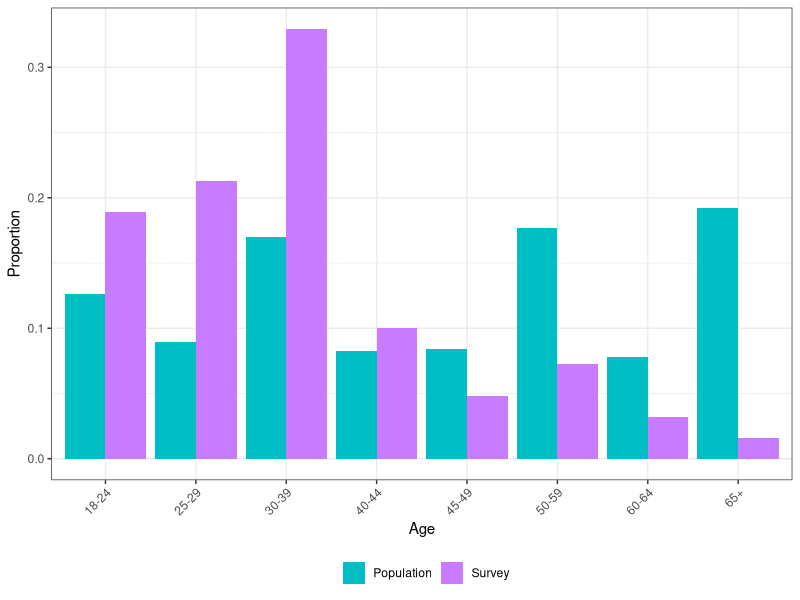
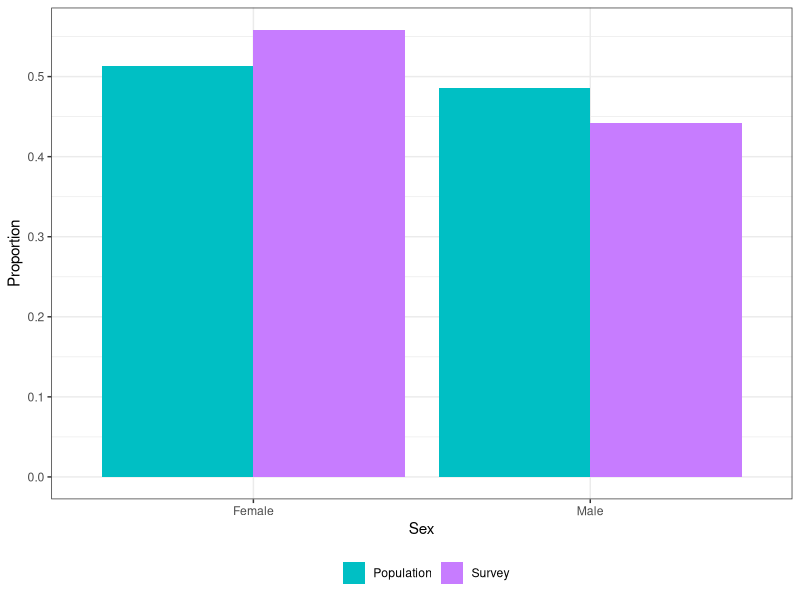
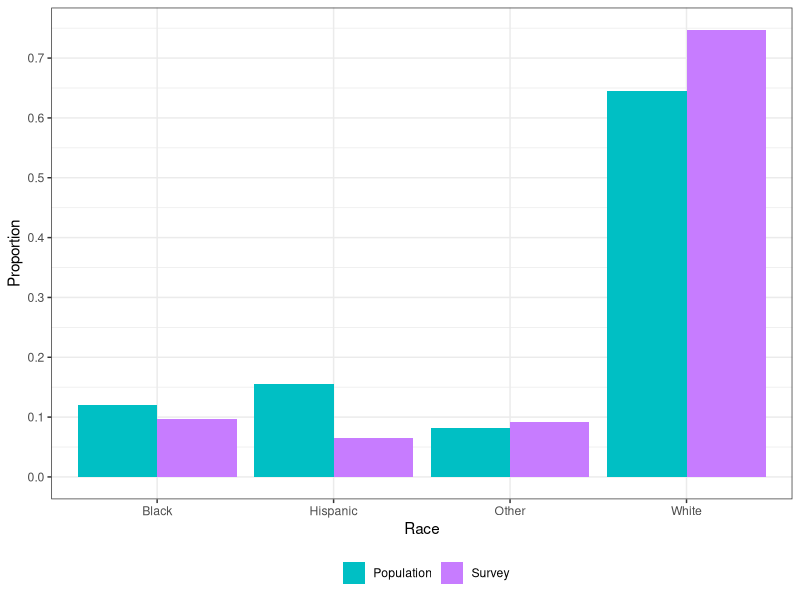
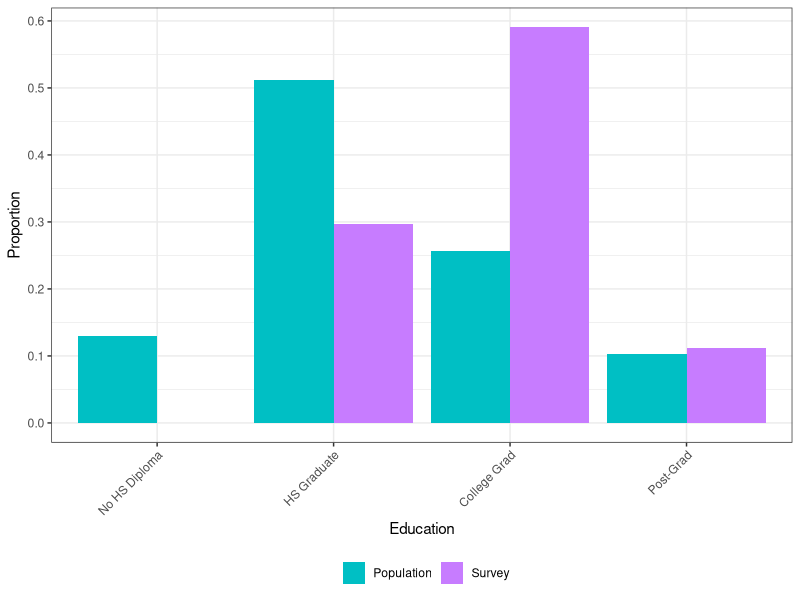
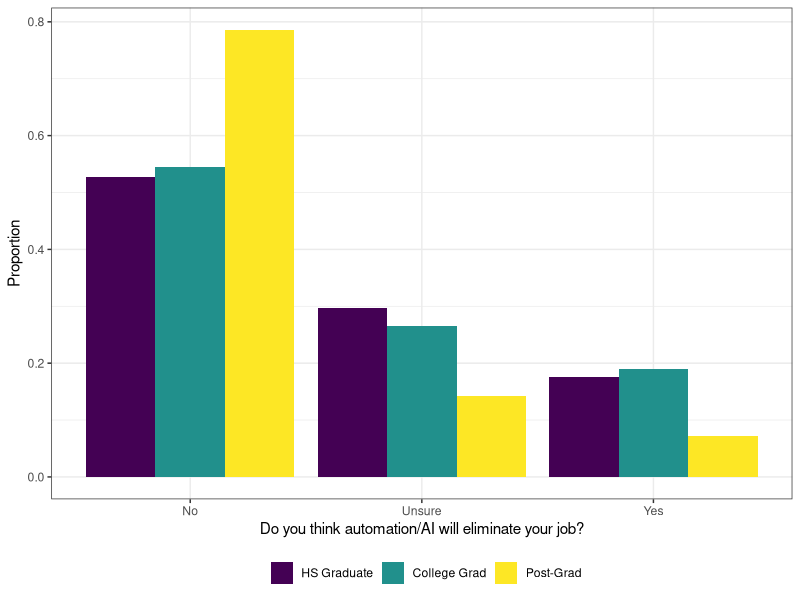
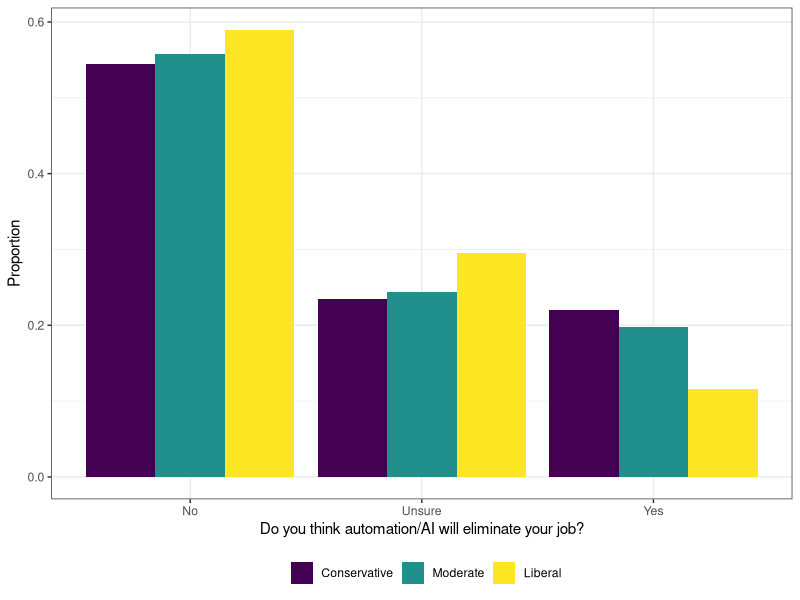
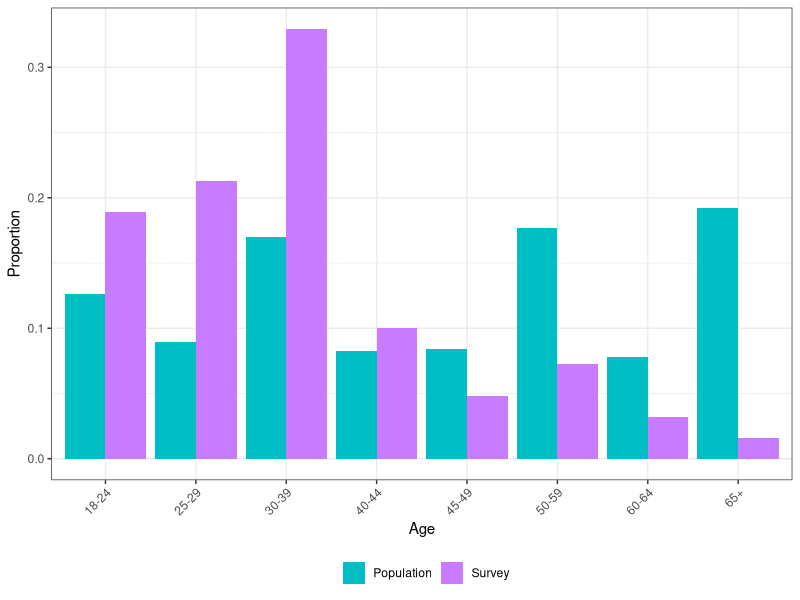
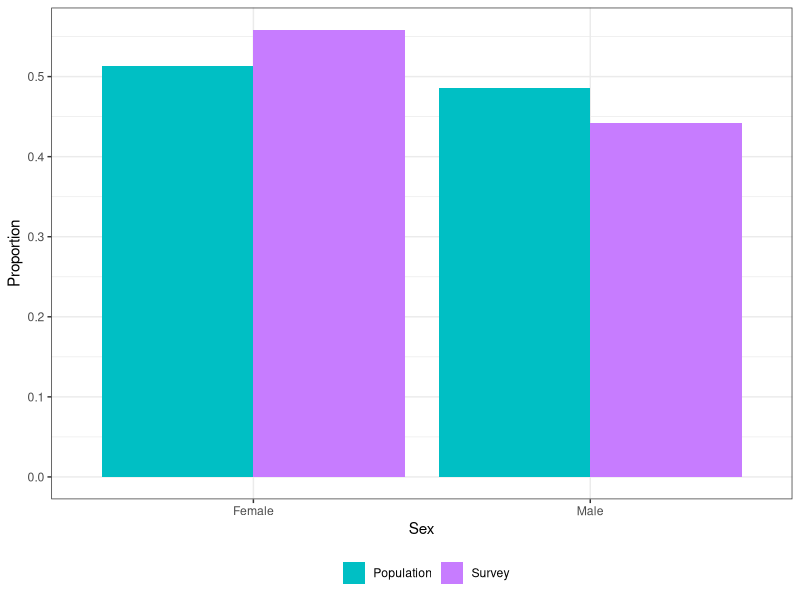

Reproduce these figures in R, in order.
library(plyr)
library(dplyr)
library(tidyr)
library(ggplot2)
library(nnet)

survey_results <- read.csv("survey_real_results.csv")
pmus_df <- read.csv("pop_dist.tsv", sep = "\t")

########################
# Demographic Analysis #
########################
# Data Munging
survey_results <- filter(survey_results, Answer.Gender != "")

## Relabel variables
survey_results$Answer.Age <- mapvalues(survey_results$Answer.Age, from = c("Over65"), to = c("65+"))
survey_results$Answer.Race <- mapvalues(survey_results$Answer.Race, from = c("Black","Hispanic","Other","White"), to = c("black","hispanic","other","white"))
survey_results$Answer.Gender <- mapvalues(survey_results$Answer.Gender, from = c("Female","Male"), to = c("female","male"))
survey_results$Answer.Education <- mapvalues(survey_results$Answer.Education, from = c("HS","College","Grad"), to = c("high school graduate","college degree","postgraduate degree"))

## Collapse data
survey_results_agg <- group_by(survey_results, Answer.Age, Answer.Gender, Answer.Education, Answer.Race) %>%
                        summarize(count=n())

## Calculate proportions of survey and population
survey_results_agg$proportion_of_pop <- survey_results_agg$count/sum(survey_results_agg$count)
pmus_df$pop_prop <- pmus_df$N/sum(pmus_df$N)

## Join with PMUS
names(survey_results_agg) <- c("age","sex","education","race","survey_count","survey_prop")
joint_df <- merge(pmus_df, survey_results_agg, all = TRUE)
joint_df$survey_prop <- ifelse(is.na(joint_df$survey_prop), 0, joint_df$survey_prop)

# Compute and Plot Demographic Distributions
## Table
table(survey_results$Answer.Age)
table(survey_results$Answer.Race)
table(survey_results$Answer.Gender)
table(survey_results$Answer.Education)

## Plots
gg_color_hue <- function(n) {
  hues = seq(15, 375, length = n + 1)
  hcl(h = hues, l = 65, c = 100)[1:n]
}
theme_set(theme_bw())
colors_for_plot <- gg_color_hue(4)

# Age
age_df <- group_by(joint_df, age) %>% summarize(pop_prop = sum(pop_prop), survey_prop = sum(survey_prop))
age_df <- gather(age_df, source, proportion, pop_prop:survey_prop, factor_key=TRUE)
ggplot(age_df, aes(x = age, y = proportion, fill = source, group = source)) +
  geom_bar(stat = "Identity", position="dodge") +
  labs(x = "Age", y = "Proportion", fill = "") +
  theme(legend.position = "bottom") +
  theme(axis.text.x = element_text(angle = 45, hjust = 1)) +
  scale_y_continuous(breaks = seq(0,.6, by = .1)) +
  scale_fill_manual(values = colors_for_plot[3:4],
                    breaks = c("pop_prop","survey_prop"), 
                    labels = c("Population", "Survey"))
ggsave("Age_Dist.pdf", width = 6, height = 5)

# Gender
gender_df <- group_by(joint_df, sex) %>% summarize(pop_prop = sum(pop_prop), survey_prop = sum(survey_prop))
gender_df <- gather(gender_df, source, proportion, pop_prop:survey_prop, factor_key=TRUE)
ggplot(gender_df, aes(x = sex, y = proportion, fill = source, group = source)) +
  geom_bar(stat = "Identity", position="dodge") +
  labs(x = "Sex", y = "Proportion", fill = "") +
  theme(legend.position = "bottom") +
  scale_y_continuous(breaks = seq(0,.6, by = .1)) +
  scale_x_discrete(breaks = c("male","female"),
                  labels = c("Male","Female")) +
  scale_fill_manual(values = colors_for_plot[3:4],
                    breaks = c("pop_prop","survey_prop"), 
                    labels = c("Population", "Survey"))
ggsave("Gender_Dist.pdf", width = 6, height = 5)

# Race
race_df <- group_by(joint_df, race) %>% summarize(pop_prop = sum(pop_prop), survey_prop = sum(survey_prop))
race_df <- gather(race_df, source, proportion, pop_prop:survey_prop, factor_key=TRUE)
ggplot(race_df, aes(x = race, y = proportion, fill = source, group = source)) +
  geom_bar(stat = "Identity", position="dodge") +
  labs(x = "Race", y = "Proportion", fill = "") +
  theme(legend.position = "bottom") +
  scale_y_continuous(breaks = seq(0,.8, by = .1)) +
  scale_x_discrete(breaks = c("black","hispanic","other","white"),
                   labels = c("Black","Hispanic","Other","White")) +
  scale_fill_manual(values = colors_for_plot[3:4],
                    breaks = c("pop_prop","survey_prop"), 
                    labels = c("Population", "Survey"))
ggsave("Race_Dist.pdf", width = 6, height = 5)

# Education
education_df <- group_by(joint_df, education) %>% summarize(pop_prop = sum(pop_prop), survey_prop = sum(survey_prop))
education_df <- gather(education_df, source, proportion, pop_prop:survey_prop, factor_key=TRUE)
education_df$education <- factor(education_df$education, 
                                 levels = c("no high school diploma","high school graduate","college degree","postgraduate degree"), 
                                 labels = c("No HS Diploma","HS Graduate","College Grad","Post-Grad"), ordered=TRUE)
ggplot(education_df, aes(x = education, y = proportion, fill = source, group = source)) +
  geom_bar(stat = "Identity", position="dodge") +
  labs(x = "Education", y = "Proportion", fill = "") +
  theme(legend.position = "bottom") +
  theme(axis.text.x = element_text(angle = 45, hjust = 1)) +
  scale_y_continuous(breaks = seq(0,.6, by = .1)) +
  scale_fill_manual(values = colors_for_plot[3:4],
                    breaks = c("pop_prop","survey_prop"), 
                    labels = c("Population", "Survey"))
ggsave("Education_Dist.pdf", width = 6, height = 5)

###############################
# Unadjusted Answers Analysis #
###############################
# Number of responses in category
table(survey_results$Answer.Political)
table(survey_results$Answer.Automation)
table(survey_results$Answer.Universal)

# Automation answer by demo
prop.table(table(survey_results$Answer.Age, survey_results$Answer.Automation),1)
prop.table(table(survey_results$Answer.Race, survey_results$Answer.Automation),1)
prop.table(table(survey_results$Answer.Gender, survey_results$Answer.Automation),1)
prop.table(table(survey_results$Answer.Education, survey_results$Answer.Automation),1)
edu_auto_df <- data.frame(prop.table(table(survey_results$Answer.Education, survey_results$Answer.Automation),1))
prop.table(table(survey_results$Answer.Political, survey_results$Answer.Automation),1)
pol_auto_df <- data.frame(prop.table(table(survey_results$Answer.Political, survey_results$Answer.Automation),1))

## Education-Automation Plot
names(edu_auto_df) <- c("demographic","answer","proportion")
edu_auto_df$demographic <- factor(edu_auto_df$demographic, 
                                 levels = c("no high school diploma","high school graduate","college degree","postgraduate degree"), 
                                 labels = c("No HS Diploma","HS Graduate","College Grad","Post-Grad"), ordered=TRUE)
ggplot(edu_auto_df, aes(x = answer, y = proportion, fill = demographic)) +
  geom_bar(stat = "Identity", position = "dodge") +
  theme(legend.position = "bottom") +
  labs(x = "Do you think automation/AI will eliminate your job?", y = "Proportion", fill = "")
ggsave("Edu_Auto_Dist.pdf", width = 6, heigh = 5)

## Political-Automation Plot
names(pol_auto_df) <- c("demographic","answer","proportion")
pol_auto_df$demographic <- factor(pol_auto_df$demographic, 
                                  levels = c("Conservative","Moderate","Liberal"), ordered=TRUE)
ggplot(pol_auto_df, aes(x = answer, y = proportion, fill = demographic)) +
  geom_bar(stat = "Identity", position = "dodge") +
  theme(legend.position = "bottom") +
  labs(x = "Do you think automation/AI will eliminate your job?", y = "Proportion", fill = "")
ggsave("Pol_Auto_Dist.pdf", width = 6, heigh = 5)

# UBI by demo
prop.table(table(survey_results$Answer.Age, survey_results$Answer.Universal),1)
prop.table(table(survey_results$Answer.Race, survey_results$Answer.Universal),1)
prop.table(table(survey_results$Answer.Gender, survey_results$Answer.Universal),1)
prop.table(table(survey_results$Answer.Education, survey_results$Answer.Universal),1)
prop.table(table(survey_results$Answer.Political, survey_results$Answer.Universal),1)

# UBI vs. Auto
prop.table(table(survey_results$Answer.Automation, survey_results$Answer.Universal),1)

###########################
# Statistical Adjustments #
###########################
## Adjust survey data & renormalize
pmus_df <- filter(pmus_df, education != "no high school diploma")
pmus_df$pop_prop <- pmus_df$N/sum(pmus_df$N)

## Pairwise Combinations of Factors
ages <- unique(survey_results$Answer.Age)
genders <- unique(survey_results$Answer.Gender)
races <- unique(survey_results$Answer.Race)
educations <- unique(survey_results$Answer.Education)

combos_df <- expand.grid(ages, genders, races, educations)
names(combos_df) <- c("age","sex","race","education")
names(survey_results)[28:34] <- c("age","automation","education","sex","political","race","universal")

## Automation
automation_model <- multinom(automation ~ sex + age + race + education, data=survey_results)
automation_predictions <- predict(automation_model, newdata = combos_df, type="probs")
automation_df <- cbind(combos_df, automation_predictions)

### Weight by survey data
automation_weights_df <- merge(pmus_df, automation_df)
automation_weights_df$weight_no <- automation_weights_df$No * automation_weights_df$pop_prop
automation_weights_df$weight_unsure <- automation_weights_df$Unsure * automation_weights_df$pop_prop
automation_weights_df$weight_yes <- automation_weights_df$Yes * automation_weights_df$pop_prop

automation_adj <- c(sum(automation_weights_df$weight_yes), sum(automation_weights_df$weight_unsure), sum(automation_weights_df$weight_no))
names(automation_adj) <- c("Yes","Unsure","No")
automation_adj

## UBI
ubi_model <- multinom(universal ~ sex + age + race + education, data=survey_results)
ubi_predictions <- predict(ubi_model, newdata = combos_df, type="probs")
ubi_df <- cbind(combos_df, ubi_predictions)

### Weight by survey data
ubi_weights_df <- merge(pmus_df, ubi_df)
ubi_weights_df$weight_no <- ubi_weights_df$No * ubi_weights_df$pop_prop
ubi_weights_df$weight_unsure <- ubi_weights_df$Unsure * ubi_weights_df$pop_prop
ubi_weights_df$weight_yes <- ubi_weights_df$Yes * ubi_weights_df$pop_prop

ubi_adj <- c(sum(ubi_weights_df$weight_yes), sum(ubi_weights_df$weight_unsure), sum(ubi_weights_df$weight_no))
names(ubi_adj) <- c("Yes","Unsure","No")
ubi_adj
